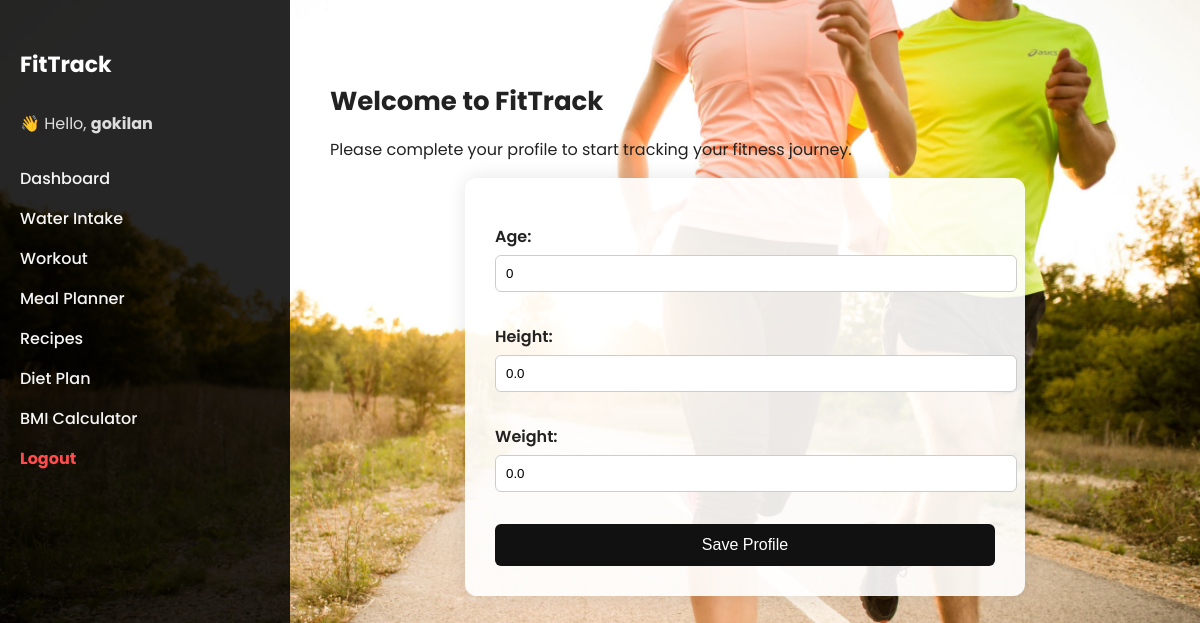
The app's page /dashboard/ (signed in) with its own data.
### core/models.py (models this page shows, shortened)
class UserProfile(models.Model):
    user = models.OneToOneField(User, on_delete=models.CASCADE)
    age = models.IntegerField(default=0)
    height = models.FloatField(default=0.0)
    weight = models.FloatField(default=0.0)

### core/views.py (the view)
# urls.py: path('dashboard/', views.dashboard_view, name='dashboard'),
@login_required
def dashboard_view(request):
    profile, created = UserProfile.objects.get_or_create(user=request.user)
    edit_mode = request.GET.get('edit') == 'true'
    if request.method == 'POST':
        form = UserProfileForm(request.POST, instance=profile)
        if form.is_valid():
            form.save()
            return redirect('dashboard')
    else:
        form = UserProfileForm(instance=profile)
    show_form = not (profile.age and profile.height and profile.weight) or edit_mode
    context = {
        'form': form,
        'profile': profile,
        'show_form': show_form,
        'edit_mode': edit_mode
    }
    return render(request, 'dashboard.html', context)

### core/forms.py
class UserProfileForm(forms.ModelForm):
    class Meta:
        model = UserProfile
        fields = ['age', 'height', 'weight']
        widgets = {
            'age': forms.NumberInput(attrs={'class': 'input-field'}),
            'height': forms.NumberInput(attrs={'class': 'input-field'}),
            'weight': forms.NumberInput(attrs={'class': 'input-field'}),
        }

### core/templates/dashboard.html (shortened to what this page needs)
{% load static %}
<!DOCTYPE html>
<html lang="en">
<head>
    <link rel="stylesheet" href="https://cdnjs.cloudflare.com/ajax/libs/aos/2.3.4/aos.css" />
</head>
<body>
<div class="container">
    <div class="sidebar" data-aos="fade-right">
        <h2>FitTrack</h2>
        <div style="margin-bottom: 30px;">
            <p style="font-size: 16px; color: #ddd;">👋 Hello, <strong>{{ request.user.username }}</strong></p>
        </div>
        <a href="#">Dashboard</a>
        <a href="{% url 'water' %}">Water Intake</a>
        <a href="{%url 'workout' %}">Workout</a>
        <a href="{%url 'meal_planner' %}">Meal Planner</a>
        <a href="#">Recipes</a>
        <a href="#">Diet Plan</a>
        <a href="{%url 'bmi' %}">BMI Calculator</a>
        <a href="{% url 'logout' %}" style="color: #ff4d4d; font-weight: bold;">Logout</a>
    </div>
    <div class="main-content" data-aos="fade-up">
        <h2>Welcome to FitTrack</h2>
        <p>Please complete your profile to start tracking your fitness journey.</p>
        {% if show_form %}
    <form class="profile-form" method="POST">
        {{ form.as_p }}
        <button type="submit">Save Profile</button>
    </form>
{% endif %}
    </div>
</div>
</body>
</html>

### records on screen
UserProfile: age "0", height "0.0", weight "0.0"

### other values on screen
{{ request.user.username }} "gokilan"
